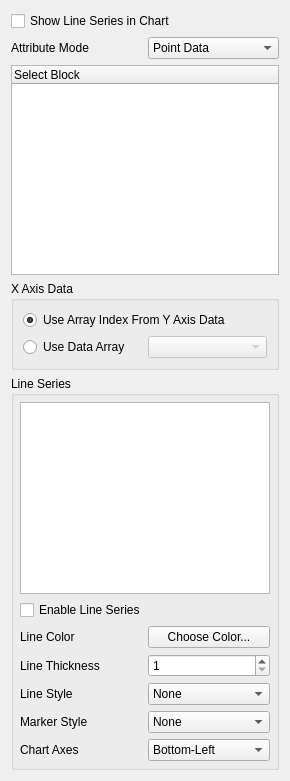
<ui version="4.0" >
 <class>pqLineChartDisplayPanel</class>
 <widget class="QWidget" name="pqLineChartDisplayPanel" >
  <property name="geometry" >
   <rect>
    <x>0</x>
    <y>0</y>
    <width>290</width>
    <height>781</height>
   </rect>
  </property>
  <layout class="QGridLayout" >
   <item row="0" column="0" colspan="2" >
    <widget class="QCheckBox" name="ViewData" >
     <property name="toolTip" >
      <string>&lt;!DOCTYPE HTML PUBLIC "-//W3C//DTD HTML 4.0//EN" "http://www.w3.org/TR/REC-html40/strict.dtd">
&lt;html>&lt;head>&lt;meta name="qrichtext" content="1" />&lt;style type="text/css">
p, li { white-space: pre-wrap; }
&lt;/style>&lt;/head>&lt;body style=" font-family:'DejaVu Sans'; font-size:9pt; font-weight:400; font-style:normal;">
&lt;p style=" margin-top:0px; margin-bottom:0px; margin-left:0px; margin-right:0px; -qt-block-indent:0; text-indent:0px; font-family:'Sans Serif';">Toggle visibility of this display's series.&lt;/p>&lt;/body>&lt;/html></string>
     </property>
     <property name="whatsThis" >
      <string>Use this option to show/hide all the line series in the chart.</string>
     </property>
     <property name="text" >
      <string>Show Line Series in Chart</string>
     </property>
    </widget>
   </item>
   <item row="1" column="0" >
    <widget class="QLabel" name="label" >
     <property name="text" >
      <string>Attribute Mode</string>
     </property>
    </widget>
   </item>
   <item row="1" column="1" >
    <widget class="QComboBox" name="AttributeMode" >
     <item>
      <property name="text" >
       <string>Point Data</string>
      </property>
      <property name="icon" >
       <iconset resource="../pqComponents.qrc" >:/pqWidgets/Icons/pqPointData16.png</iconset>
      </property>
     </item>
     <item>
      <property name="text" >
       <string>Cell Data</string>
      </property>
      <property name="icon" >
       <iconset resource="../pqComponents.qrc" >:/pqWidgets/Icons/pqCellData16.png</iconset>
      </property>
     </item>
     <item>
      <property name="text" >
       <string>Vertex Data</string>
      </property>
      <property name="icon" >
       <iconset resource="../pqComponents.qrc" >:/pqWidgets/Icons/pqPointData16.png</iconset>
      </property>
     </item>
     <item>
      <property name="text" >
       <string>Edge Data</string>
      </property>
      <property name="icon" >
       <iconset resource="../pqComponents.qrc" >:/pqWidgets/Icons/pqRamp24.png</iconset>
      </property>
     </item>
     <item>
      <property name="text" >
       <string>Row Data</string>
      </property>
      <property name="icon" >
       <iconset resource="../pqComponents.qrc" >:/pqWidgets/Icons/pqSpreadsheet16.png</iconset>
      </property>
     </item>
    </widget>
   </item>
   <item row="2" column="0" colspan="2" >
    <widget class="pqTreeWidget" name="CompositeIndex" >
     <column>
      <property name="text" >
       <string>Select Block</string>
      </property>
     </column>
    </widget>
   </item>
   <item row="3" column="0" colspan="2" >
    <widget class="QGroupBox" name="groupBox" >
     <property name="title" >
      <string>X Axis Data</string>
     </property>
     <layout class="QGridLayout" >
      <item row="0" column="0" colspan="2" >
       <widget class="QRadioButton" name="UseArrayIndex" >
        <property name="whatsThis" >
         <string>Select this option to use the indexes of the y-axis array for the x-axis points.</string>
        </property>
        <property name="text" >
         <string>Use Array Index From Y Axis Data</string>
        </property>
        <property name="checked" >
         <bool>true</bool>
        </property>
        <property name="autoExclusive" >
         <bool>false</bool>
        </property>
       </widget>
      </item>
      <item row="1" column="0" >
       <widget class="QRadioButton" name="UseDataArray" >
        <property name="whatsThis" >
         <string>Select this option to use a data array to define the x-axis points.</string>
        </property>
        <property name="text" >
         <string>Use Data Array</string>
        </property>
        <property name="autoExclusive" >
         <bool>false</bool>
        </property>
       </widget>
      </item>
      <item row="1" column="1" >
       <widget class="QComboBox" name="XAxisArray" >
        <property name="enabled" >
         <bool>false</bool>
        </property>
        <property name="whatsThis" >
         <string>Choose the name of the x-axis data array.</string>
        </property>
       </widget>
      </item>
     </layout>
    </widget>
   </item>
   <item row="4" column="0" colspan="2" >
    <widget class="QGroupBox" name="SeriesGroup" >
     <property name="sizePolicy" >
      <sizepolicy vsizetype="MinimumExpanding" hsizetype="Preferred" >
       <horstretch>0</horstretch>
       <verstretch>0</verstretch>
      </sizepolicy>
     </property>
     <property name="title" >
      <string>Line Series</string>
     </property>
     <layout class="QGridLayout" >
      <property name="leftMargin" >
       <number>6</number>
      </property>
      <property name="topMargin" >
       <number>6</number>
      </property>
      <property name="rightMargin" >
       <number>6</number>
      </property>
      <property name="bottomMargin" >
       <number>6</number>
      </property>
      <property name="horizontalSpacing" >
       <number>6</number>
      </property>
      <property name="verticalSpacing" >
       <number>6</number>
      </property>
      <item row="6" column="1" >
       <widget class="QComboBox" name="AxisList" >
        <property name="whatsThis" >
         <string>Select the chart axes for the line series.</string>
        </property>
        <item>
         <property name="text" >
          <string>Bottom-Left</string>
         </property>
        </item>
        <item>
         <property name="text" >
          <string>Bottom-Right</string>
         </property>
        </item>
        <item>
         <property name="text" >
          <string>Top-Left</string>
         </property>
        </item>
        <item>
         <property name="text" >
          <string>Top-Right</string>
         </property>
        </item>
       </widget>
      </item>
      <item row="4" column="1" >
       <widget class="QComboBox" name="StyleList" >
        <property name="whatsThis" >
         <string>Select the line style for the series.</string>
        </property>
        <item>
         <property name="text" >
          <string>None</string>
         </property>
        </item>
        <item>
         <property name="text" >
          <string>Solid</string>
         </property>
        </item>
        <item>
         <property name="text" >
          <string>Dash</string>
         </property>
        </item>
        <item>
         <property name="text" >
          <string>Dot</string>
         </property>
        </item>
        <item>
         <property name="text" >
          <string>Dash Dot</string>
         </property>
        </item>
        <item>
         <property name="text" >
          <string>Dash Dot Dot</string>
         </property>
        </item>
       </widget>
      </item>
      <item row="6" column="0" >
       <widget class="QLabel" name="label_5" >
        <property name="text" >
         <string>Chart Axes</string>
        </property>
       </widget>
      </item>
      <item row="4" column="0" >
       <widget class="QLabel" name="label_4" >
        <property name="text" >
         <string>Line Style</string>
        </property>
       </widget>
      </item>
      <item row="3" column="1" >
       <widget class="QSpinBox" name="Thickness" >
        <property name="whatsThis" >
         <string>Enter the thickness for the line.</string>
        </property>
        <property name="minimum" >
         <number>1</number>
        </property>
        <property name="maximum" >
         <number>10</number>
        </property>
        <property name="value" >
         <number>1</number>
        </property>
       </widget>
      </item>
      <item row="3" column="0" >
       <widget class="QLabel" name="label_3" >
        <property name="text" >
         <string>Line Thickness</string>
        </property>
       </widget>
      </item>
      <item row="2" column="1" >
       <widget class="pqColorChooserButton" name="ColorButton" >
        <property name="whatsThis" >
         <string>Press this button to choose a new color for the line.</string>
        </property>
        <property name="text" >
         <string>Choose Color...</string>
        </property>
       </widget>
      </item>
      <item row="2" column="0" >
       <widget class="QLabel" name="label_2" >
        <property name="text" >
         <string>Line Color</string>
        </property>
       </widget>
      </item>
      <item row="1" column="0" colspan="2" >
       <widget class="QCheckBox" name="SeriesEnabled" >
        <property name="whatsThis" >
         <string>Use this option to show/hide the line series in the chart.</string>
        </property>
        <property name="text" >
         <string>Enable Line Series</string>
        </property>
       </widget>
      </item>
      <item row="0" column="0" colspan="2" >
       <widget class="pqTreeView" name="SeriesList" >
        <property name="sizePolicy" >
         <sizepolicy vsizetype="Expanding" hsizetype="Preferred" >
          <horstretch>0</horstretch>
          <verstretch>0</verstretch>
         </sizepolicy>
        </property>
        <property name="whatsThis" >
         <string>This displays the list of line series. You can use the list to edit the series options.</string>
        </property>
        <property name="editTriggers" >
         <set>QAbstractItemView::EditKeyPressed|QAbstractItemView::NoEditTriggers|QAbstractItemView::SelectedClicked</set>
        </property>
        <property name="selectionMode" >
         <enum>QAbstractItemView::ExtendedSelection</enum>
        </property>
        <property name="selectionBehavior" >
         <enum>QAbstractItemView::SelectRows</enum>
        </property>
        <property name="rootIsDecorated" >
         <bool>false</bool>
        </property>
       </widget>
      </item>
      <item row="5" column="0" >
       <widget class="QLabel" name="label_6" >
        <property name="text" >
         <string>Marker Style</string>
        </property>
       </widget>
      </item>
      <item row="5" column="1" >
       <widget class="QComboBox" name="MarkerStyleList" >
        <item>
         <property name="text" >
          <string>None</string>
         </property>
        </item>
        <item>
         <property name="text" >
          <string>Cross</string>
         </property>
        </item>
        <item>
         <property name="text" >
          <string>Plus</string>
         </property>
        </item>
        <item>
         <property name="text" >
          <string>Square</string>
         </property>
        </item>
        <item>
         <property name="text" >
          <string>Circle</string>
         </property>
        </item>
        <item>
         <property name="text" >
          <string>Diamond</string>
         </property>
        </item>
       </widget>
      </item>
     </layout>
    </widget>
   </item>
  </layout>
 </widget>
 <customwidgets>
  <customwidget>
   <class>pqTreeView</class>
   <extends>QTreeView</extends>
   <header>pqTreeView.h</header>
  </customwidget>
  <customwidget>
   <class>pqTreeWidget</class>
   <extends>QTreeWidget</extends>
   <header>pqTreeWidget.h</header>
  </customwidget>
  <customwidget>
   <class>pqColorChooserButton</class>
   <extends>QPushButton</extends>
   <header>pqColorChooserButton.h</header>
  </customwidget>
 </customwidgets>
 <tabstops>
  <tabstop>ViewData</tabstop>
  <tabstop>SeriesList</tabstop>
  <tabstop>SeriesEnabled</tabstop>
  <tabstop>ColorButton</tabstop>
  <tabstop>Thickness</tabstop>
  <tabstop>StyleList</tabstop>
 </tabstops>
 <resources>
  <include location="../pqComponents.qrc" />
 </resources>
 <connections>
  <connection>
   <sender>UseDataArray</sender>
   <signal>toggled(bool)</signal>
   <receiver>XAxisArray</receiver>
   <slot>setEnabled(bool)</slot>
   <hints>
    <hint type="sourcelabel" >
     <x>80</x>
     <y>363</y>
    </hint>
    <hint type="destinationlabel" >
     <x>209</x>
     <y>363</y>
    </hint>
   </hints>
  </connection>
 </connections>
</ui>
